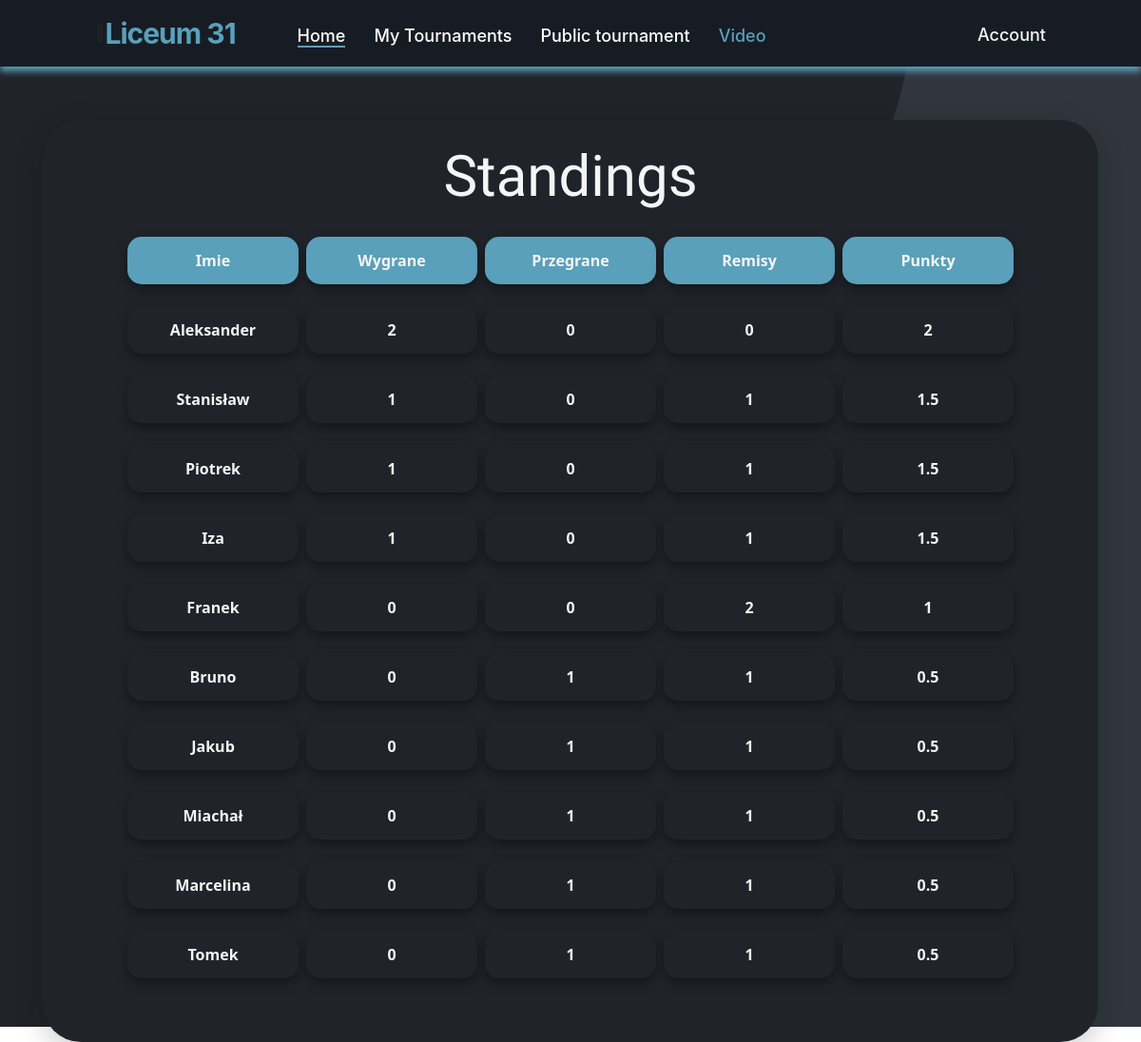
Page /public-standings (signed in) on the committed database.
### website/models.py (models this page shows)
class Standing(db.Model):
    id = db.Column(db.Integer,primary_key=True)
    tournament_id = db.Column(db.Integer,db.ForeignKey('tournament.id'))
    opponent_id = db.Column(db.Integer,db.ForeignKey('opponent.id'))
    opponent = db.relationship('Opponent', foreign_keys=[opponent_id])
    match_points = db.Column(db.Integer)
    wins = db.Column(db.Integer)
    loses = db.Column(db.Integer)
    draws = db.Column(db.Integer)

class Opponent(db.Model):
    id = db.Column(db.Integer,primary_key=True)
    tournament_id = db.Column(db.Integer,db.ForeignKey('tournament.id'))
    standing = db.relationship('Standing')
    name = db.Column(db.String(100000))

### website/views.py (the view)
@views.route('/public-standings')
@login_required
def show_public_standings():
    tournamentDTO = ChessTournament()
    tournamentDTO.Load(current_user.current_tournament_id)
    tournament = Tournament.query.filter_by(is_public=True).first()
    standings = sorted(tournament.standings, key=lambda standing: (standing.match_points, standing.wins, standing.draws), reverse=True)
    return render_template("standing.html", user=current_user, standings=standings, tournament=tournamentDTO)

### website/Classes.py (called while the page is built)
    def Load(self, id):
        self.tournament = Tournament.query.get(id)

### website/__init__.py (called while the page is built)
def create_app():
    app = Flask(__name__)
    app.config['SECRET_KEY'] = 'kjabwdlajbal'
    app.config['SQLALCHEMY_DATABASE_URI'] = f'sqlite:///{DB_NAME}'
    app.config['SQLALCHEMY_TRACK_MODIFICATIONS'] = False
    db.init_app(app)  # inicjowanie bazy danych dla aplikacji
    from .views import views
    from .auth import auth
    app.register_blueprint(views, url_prefix='/')
    app.register_blueprint(auth, url_prefix='/')
    from .models import User
    create_datebase(app)
    login_manager = LoginManager()
    login_manager.login_view = 'auth.login'
    login_manager.init_app(app)
    @login_manager.user_loader
    def load_user(id):
        return User.query.get(int(id))
    return app

### website/templates/standing.html
{% extends "base.html" %} {% block title %}Standing{% endblock %} {% block content %}
<section class="standings_box_container container_standings">
    <br>
    <h3 align="center">Standings</h3>
    <table style="margin: auto;">
        <tbody style="display: flex; margin-bottom: 15px; margin-top: 15px;">
            <tr class="btn-danger_nav_list_group_standings ">
                <div align="center ">
                    <td>Imie</td>
                </div>
            </tr>
            <tr class="btn-danger_nav_list_group_standings ">
                <div align="center ">
                    <td>Wygrane</td>
                </div>
            </tr>
            <tr class="btn-danger_nav_list_group_standings ">
                <div align="center ">
                    <td>Przegrane</td>
                </div>
            </tr>
            <tr class="btn-danger_nav_list_group_standings ">
                <div align="center ">
                    <td>Remisy</td>
                </div>
            </tr>
            <tr class="btn-danger_nav_list_group_standings ">
                <div align="center ">
                    <td>Punkty</td>
                </div>
            </tr>
        </tbody>
    </table>
    {% for standing in standings %}
    <table style="margin: auto;">
        <tbody style="display: flex; margin-bottom: 15px;">
            <tr class="btn-danger_nav_list_group_standings_name " align="center ">
                <td>{{standing.opponent.name}}</td>
            </tr>
            <tr class="btn-danger_nav_list_group_standings_name " align="center ">
                <td>{{standing.wins}}</td>
            </tr>
            <tr class="btn-danger_nav_list_group_standings_name " align="center ">
                <td>{{standing.loses}}</td>
            </tr>
            <tr class="btn-danger_nav_list_group_standings_name " align="center ">
                <td>{{standing.draws}}</td>
            </tr>
            <tr class="btn-danger_nav_list_group_standings_name " align="center ">
                <td>{{standing.match_points}}</td>
            </tr>
        </tbody>
    </table>
    {% endfor %}
    <br />
    <br>
</section>
{% endblock %}

### website/static/style.css (style rules this page uses)
html { scroll-behavior: smooth; }
body { background-image: url("../static/bgp.png"); scroll-behavior: smooth; overflow: overlay; background-repeat: no-repeat; background-attachment: fixed; }
h3 { color: whitesmoke; font-family: 'Stick No Bills', sans-serif; font-size: 60px; }
.standings_box_container { background-color: #20242A; height: 250px; width: 700px; box-shadow: 0 8px 30px 0 rgba(0, 0, 0, 0.2); border-radius: 40px; }
.container_standings { width: auto; height: auto; margin: 0 auto; margin-top: 5%; }
.btn-danger_nav_list_group_standings { background-color: #5AA0BA; border: 0; width: 180px; height: 50px; border-radius: 15px; outline: none; box-shadow: 0px 5px 12px rgba(0, 0, 0, 0.4); transition: 0.5s; backface-visibility: hidden; margin: 4px; text-align: -webkit-center; }
.btn-danger_nav_list_group_standings td { color: whitesmoke; font-family: "Segoe UI", Tahoma, Geneva, Verdana, sans-serif; font-weight: bold; padding: 13px; text-align: center; }
.btn-danger_nav_list_group_standings_name { background-color: #20242A; border: 0; width: 180px; height: 50px; border-radius: 15px; outline: none; box-shadow: 0px 5px 12px rgba(0, 0, 0, 0.4); transition: 0.5s; backface-visibility: hidden; margin: 4px; text-align: -webkit-center; }
.btn-danger_nav_list_group_standings_name td { color: whitesmoke; font-family: "Segoe UI", Tahoma, Geneva, Verdana, sans-serif; font-weight: bold; padding: 13px; text-align: center; }

### rows in the picture
Standing: opponent.name "Aleksander", wins "2", loses "0", draws "0", match_points "2"
Standing: opponent.name "Stanisław", wins "1", loses "0", draws "1", match_points "1.5"
Standing: opponent.name "Piotrek", wins "1", loses "0", draws "1", match_points "1.5"
Standing: opponent.name "Iza", wins "1", loses "0", draws "1", match_points "1.5"
Standing: opponent.name "Franek", wins "0", loses "0", draws "2", match_points "1"
Standing: opponent.name "Bruno", wins "0", loses "1", draws "1", match_points "0.5"
Standing: opponent.name "Jakub", wins "0", loses "1", draws "1", match_points "0.5"
Standing: opponent.name "Miachał", wins "0", loses "1", draws "1", match_points "0.5"
Standing: opponent.name "Marcelina", wins "0", loses "1", draws "1", match_points "0.5"
Standing: opponent.name "Tomek", wins "0", loses "1", draws "1", match_points "0.5"
